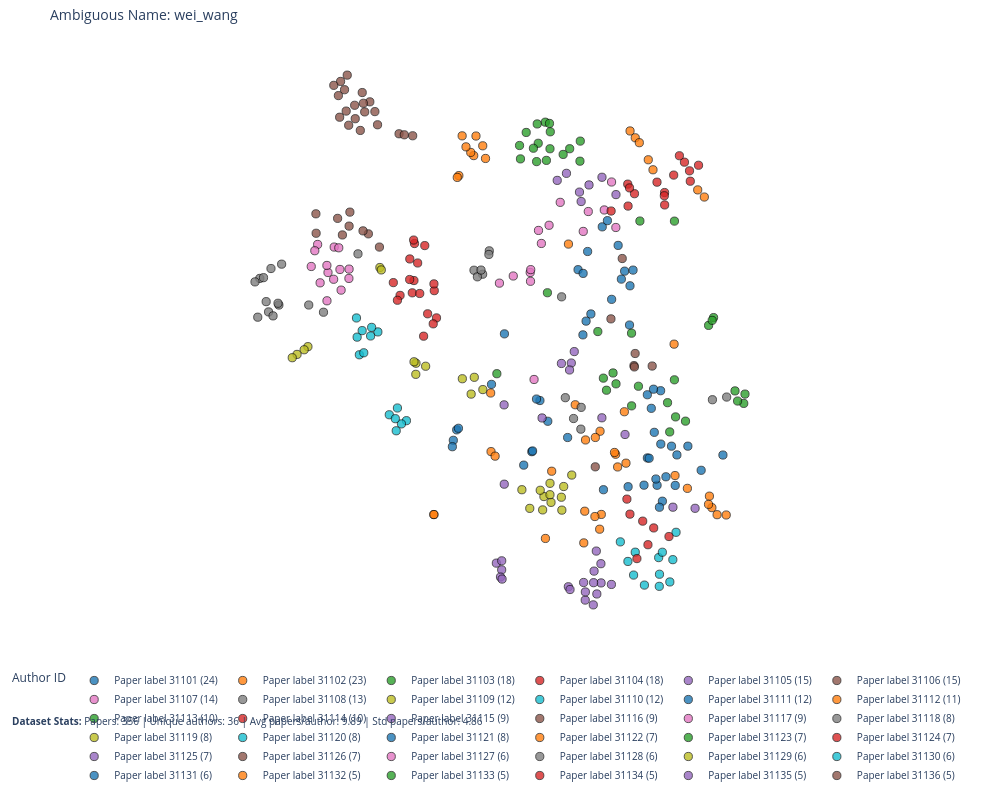

Notebook cell for this chart:
### Code cell
pubs_ids = preprocessed[preprocessed["name"] == NAME]["id"].tolist()
feats = torch.as_tensor(np.array([features[p_id] for p_id in pubs_ids]))
labels = torch.as_tensor(preprocessed[preprocessed["name"] == NAME]["label"].tolist())

plot_embeddings_plotly(feats, labels, NAME, paper_ids=preprocessed[preprocessed["name"] == NAME]["id"].tolist())
